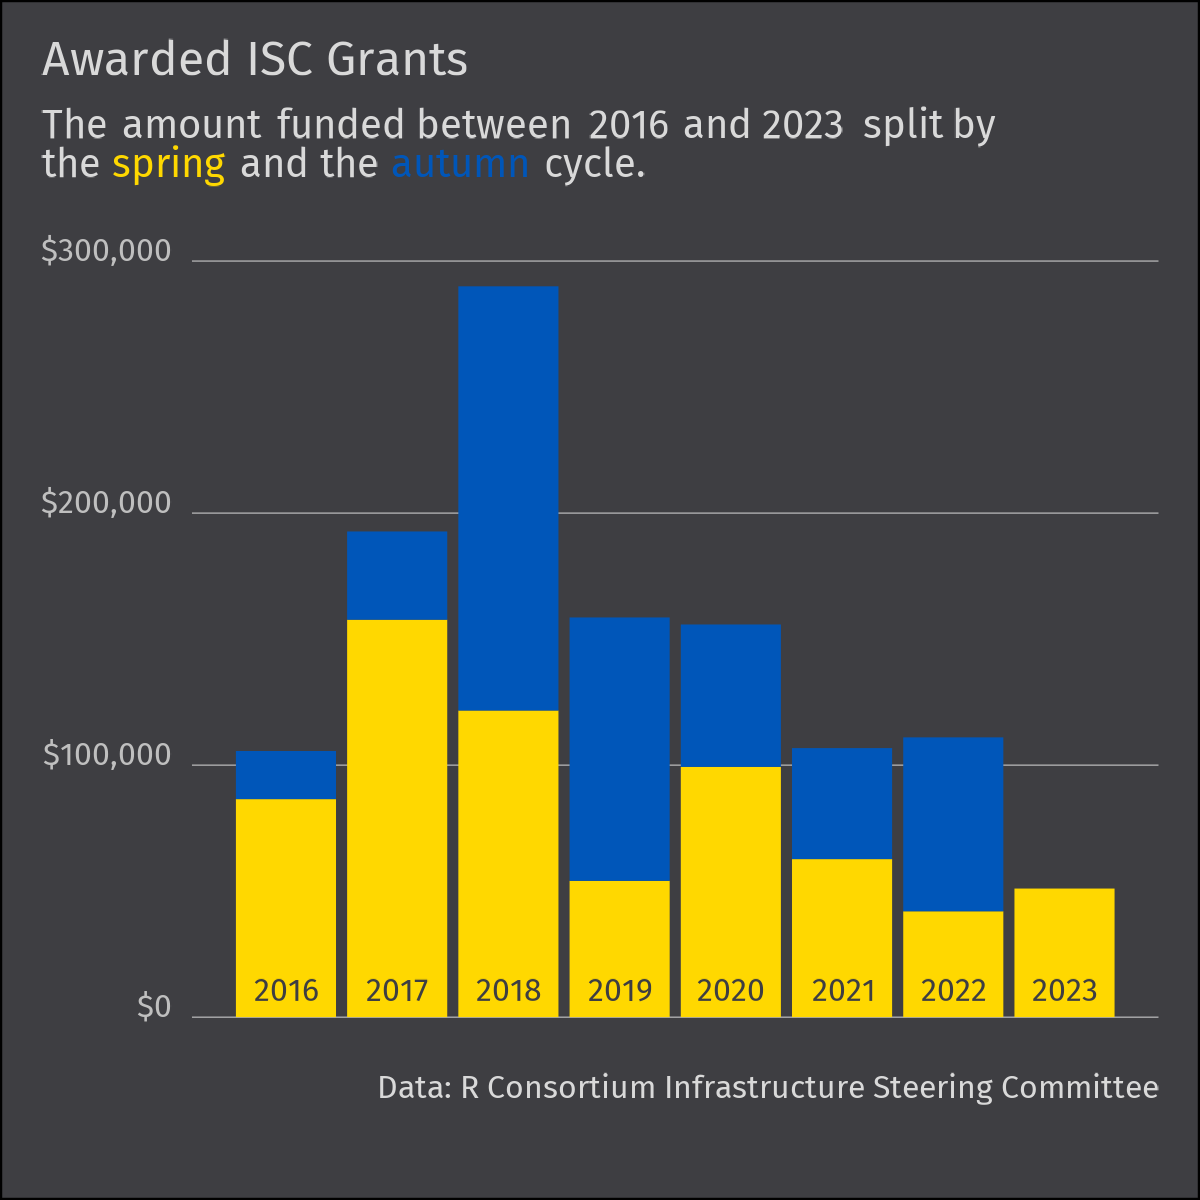

Source code (R):

library(tidyverse)
library(ggtext)
library(showtext)

font_add_google("Fira Sans", "font")
showtext_auto()

cols <- c("#0056B9", "#FFD800")
dark <- "#3E3E42"

isc_grants <- readr::read_csv('https://raw.githubusercontent.com/rfordatascience/tidytuesday/master/data/2024/2024-02-20/isc_grants.csv')

plot_data <- isc_grants %>% 
  group_by(year, group) %>% 
  summarise(funded = sum(funded)) %>% 
  mutate(round = if_else(group == 1, "spring", "autumn"))

subtitle <- paste0(
  "The amount funded between 2016 and 2023 split by <p>the ",
  "<span style = 'color:#FFD800'>spring</span> and the ",
  "<span style = 'color:#0056B9'>autumn</span> cycle.<p>"
)


plot_data %>% 
  ggplot(aes(x = year, y = funded, fill = round)) +
  geom_col(show.legend = FALSE) +
  scale_x_continuous(breaks = 2016:2023) +
  scale_y_continuous(labels = scales::dollar_format()) +
  scale_fill_manual(values = cols) +
  labs(x = NULL, y = NULL,
       title = "Awarded ISC Grants",
       subtitle = subtitle,
       caption = "Data: R Consortium Infrastructure Steering Committee") +
  theme_minimal() +
  theme(text = element_text(family = "font", size = 30,
                            colour = "grey85"),
        plot.background = element_rect(fill = dark),
        plot.title.position = "plot",
        plot.subtitle = element_markdown(vjust = 6),
        plot.caption = element_text(vjust = 5),
        axis.text.x = element_text(colour = dark,
                                 vjust = 12),
        axis.text.y = element_text(colour = "grey75",
                                   vjust = -0.005),
        panel.grid.minor = element_blank(),
        panel.grid.major.x = element_blank(),
        panel.grid.major.y = element_line(linewidth = 0.1),
        plot.margin = margin(10,10,10,10)
        )

ggsave(
  "./2024/2024-02-20/2024-02-20.png",
  bg = dark,
  width = 4,
  height = 4
)
